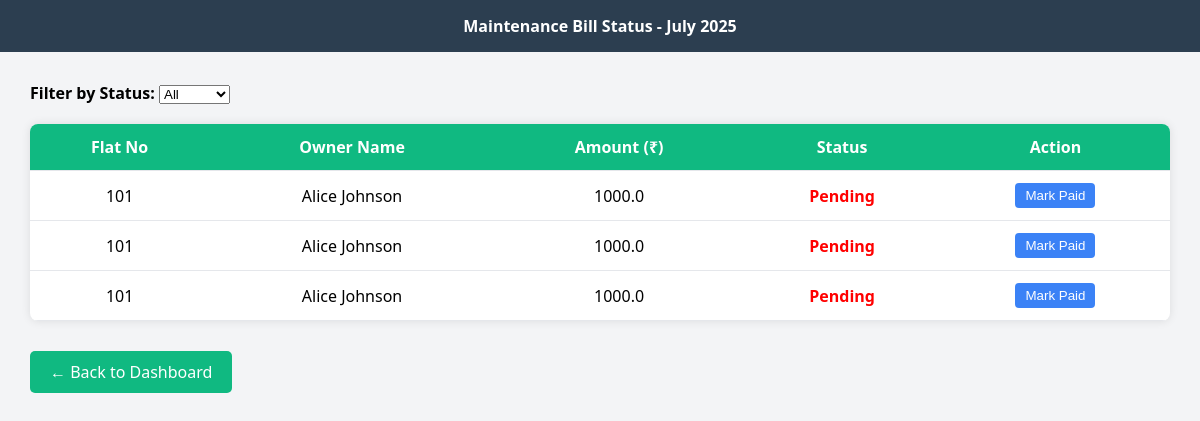
Page /maintenance-bills (signed in) on the committed database.
### app/models.py (models this page shows)
class MaintenanceBill(db.Model):
    __tablename__ = 'maintenance_bills'
    bill_id = db.Column(db.Integer, primary_key=True)
    flat_id = db.Column(db.Integer, db.ForeignKey('flats.flat_id'), nullable=False)
    month = db.Column(db.String(7), nullable=False)  # e.g. '2025-07'
    base_amount = db.Column(db.Float, nullable=False)
    late_fee = db.Column(db.Float, default=0.0)
    status = db.Column(db.String(10), default='Pending')  # Paid / Pending
    payments = db.relationship('Payment', backref='bill', lazy=True)

class Flat(db.Model):
    __tablename__ = 'flats'
    flat_id = db.Column(db.Integer, primary_key=True)
    flat_number = db.Column(db.String(10), nullable=False)
    owner_name = db.Column(db.String(100), nullable=False)
    contact = db.Column(db.String(20))
    email = db.Column(db.String(120))
    parking_slot = db.Column(db.String(20))
    bills = db.relationship('MaintenanceBill', backref='flat', lazy=True)

### app/routes.py (the view)
@main_bp.route('/maintenance-bills')
@login_required
def maintenance_bills():
    all_bills = MaintenanceBill.query.all()
    return render_template('maintainance.html', bills=all_bills)

### app/routes.py (called while the page is built)
def login_required(f):
    @wraps(f)
    def decorated(*args, **kwargs):
        if 'user_id' not in session:
            return redirect(url_for('auth.login'))
        return f(*args, **kwargs)
    return decorated

### app/templates/maintainance.html (shortened to what this page needs)
<!DOCTYPE html>
<html lang="en">
<head>
</head>
<body>
  <div class="navbar">Maintenance Bill Status - July 2025</div>
  <div class="container">
    <div class="filter">
      <label for="statusFilter">Filter by Status:</label>
      <select id="statusFilter" onchange="filterTable()">
        <option value="all">All</option>
      </select>
    </div>
    <table id="billTable">
      <thead>
        <tr>
          <th>Flat No</th>
          <th>Owner Name</th>
          <th>Amount (₹)</th>
          <th>Status</th>
          <th>Action</th>
        </tr>
      </thead>
      <tbody>
        {% for bill in bills %}
        <tr>
          <td>{{ bill.flat.flat_number }}</td>
          <td>{{ bill.flat.owner_name }}</td>
          <td>{{ bill.base_amount + bill.late_fee }}</td>
          <td class="status {{ bill.status|lower }}">{{ bill.status }}</td>
          <td>
            {% if bill.status == 'Pending' %}
              <button class="update-btn" onclick="markPaid(this)">Mark Paid</button>
            {% endif %}
          </td>
        </tr>
        {% endfor %}
      </tbody>
    </table>
    <a class="back-btn" href="/dashboard">← Back to Dashboard</a>
  </div>
</body>
</html>

### app/templates/maintainance.html (style rules this page uses)
body { font-family: 'Segoe UI', sans-serif; background-color: #f3f4f6; margin: 0; padding: 0; }
.navbar { background-color: #2c3e50; padding: 15px; color: white; text-align: center; font-weight: bold; }
.container { padding: 30px; }
table { width: 100%; border-collapse: collapse; background-color: white; border-radius: 8px; overflow: hidden; box-shadow: 0 0 10px rgba(0, 0, 0, 0.1); }
th, td { padding: 12px; text-align: center; border-bottom: 1px solid #e5e7eb; }
th { background-color: #10b981; color: white; }
.pending { color: red; font-weight: bold; }
.update-btn { background-color: #3b82f6; color: white; padding: 5px 10px; border: none; border-radius: 4px; cursor: pointer; }
.filter { margin-bottom: 20px; }
.filter label { font-weight: bold; }
.back-btn { margin-top: 30px; display: inline-block; background-color: #10b981; color: white; padding: 10px 20px; text-decoration: none; border-radius: 5px; }

### rows in the picture
MaintenanceBill: flat.flat_number "101", flat.owner_name "Alice Johnson", bill.base_amount+bill.late_fee "1000.0", status "Pending", shows "Mark Paid"
MaintenanceBill: flat.flat_number "101", flat.owner_name "Alice Johnson", bill.base_amount+bill.late_fee "1000.0", status "Pending", shows "Mark Paid"
MaintenanceBill: flat.flat_number "101", flat.owner_name "Alice Johnson", bill.base_amount+bill.late_fee "1000.0", status "Pending", shows "Mark Paid"
